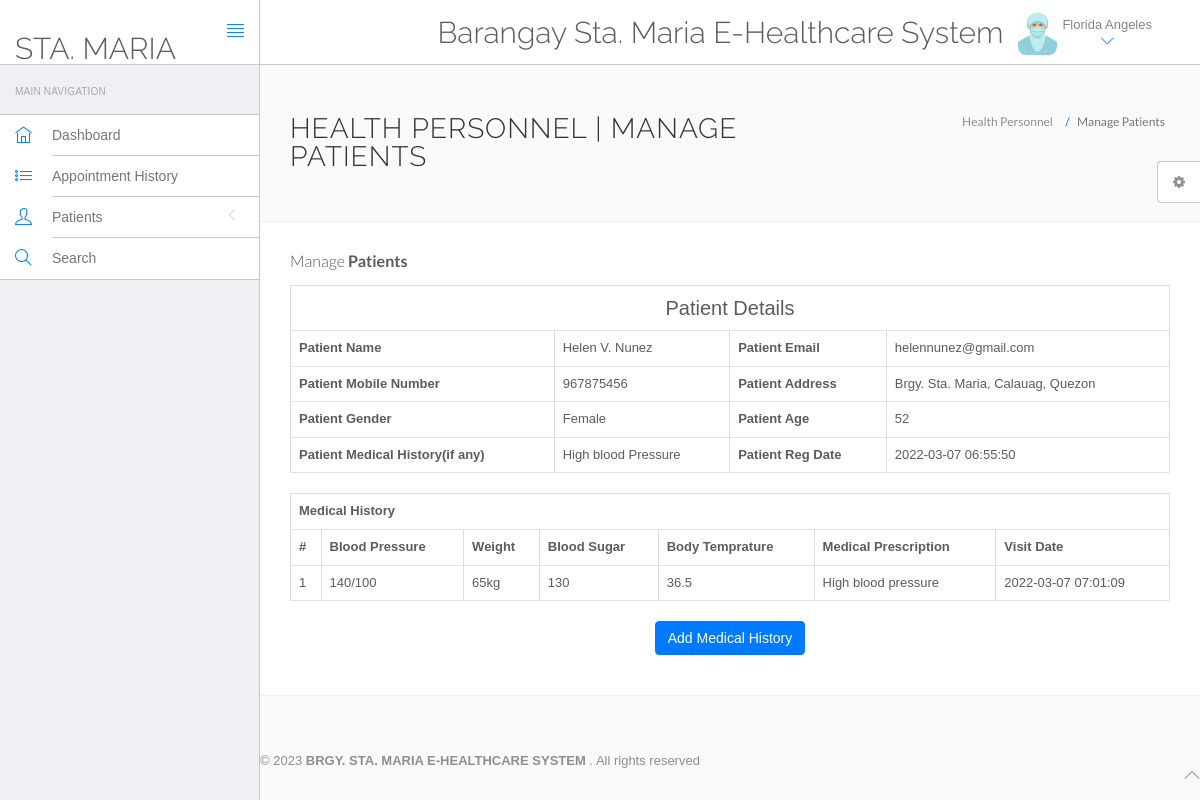
/hospital/hms/doctor/view-patient.php?viewid=7 (signed in), run on the app's committed database.
### tables this page shows
CREATE TABLE `doctors` (
  `id` int(11) NOT NULL,
  `specilization` varchar(255) DEFAULT NULL,
  `doctorName` varchar(255) DEFAULT NULL,
  `address` longtext DEFAULT NULL,
  `docFees` varchar(255) DEFAULT NULL,
  `contactno` bigint(11) DEFAULT NULL,
  `docEmail` varchar(255) DEFAULT NULL,
  `password` varchar(255) DEFAULT NULL,
  `creationDate` timestamp NULL DEFAULT current_timestamp(),
  `updationDate` timestamp NULL DEFAULT NULL ON UPDATE current_timestamp()
);

CREATE TABLE `tblpatient` (
  `ID` int(10) NOT NULL,
  `Docid` int(10) DEFAULT NULL,
  `PatientName` varchar(200) DEFAULT NULL,
  `PatientContno` bigint(10) DEFAULT NULL,
  `PatientEmail` varchar(200) DEFAULT NULL,
  `PatientGender` varchar(50) DEFAULT NULL,
  `PatientAdd` mediumtext DEFAULT NULL,
  `PatientAge` int(10) DEFAULT NULL,
  `PatientMedhis` mediumtext DEFAULT NULL,
  `CreationDate` timestamp NULL DEFAULT current_timestamp(),
  `UpdationDate` timestamp NULL DEFAULT NULL ON UPDATE current_timestamp()
);

CREATE TABLE `tblmedicalhistory` (
  `ID` int(10) NOT NULL,
  `PatientID` int(10) DEFAULT NULL,
  `BloodPressure` varchar(200) DEFAULT NULL,
  `BloodSugar` varchar(200) NOT NULL,
  `Weight` varchar(100) DEFAULT NULL,
  `Temperature` varchar(200) DEFAULT NULL,
  `MedicalPres` mediumtext DEFAULT NULL,
  `CreationDate` timestamp NOT NULL DEFAULT current_timestamp() ON UPDATE current_timestamp()
);

### hospital/hms/doctor/view-patient.php (the view, shortened to what this page needs)
<?php
include('include/config.php');
?>
<!DOCTYPE html>
<html lang="en">
	<head>
		<link rel="stylesheet" href="vendor/bootstrap/css/bootstrap.min.css">
		<link rel="stylesheet" href="vendor/fontawesome/css/font-awesome.min.css">
		<link rel="stylesheet" href="vendor/themify-icons/themify-icons.min.css">
		<link href="vendor/animate.css/animate.min.css" rel="stylesheet" media="screen">
		<link href="vendor/perfect-scrollbar/perfect-scrollbar.min.css" rel="stylesheet" media="screen">
		<link href="vendor/switchery/switchery.min.css" rel="stylesheet" media="screen">
		<link href="vendor/bootstrap-touchspin/jquery.bootstrap-touchspin.min.css" rel="stylesheet" media="screen">
		<link href="vendor/select2/select2.min.css" rel="stylesheet" media="screen">
		<link href="vendor/bootstrap-datepicker/bootstrap-datepicker3.standalone.min.css" rel="stylesheet" media="screen">
		<link href="vendor/bootstrap-timepicker/bootstrap-timepicker.min.css" rel="stylesheet" media="screen">
		<link rel="stylesheet" href="assets/css/styles.css">
		<link rel="stylesheet" href="assets/css/plugins.css">
		<link rel="stylesheet" href="assets/css/themes/theme-1.css" id="skin_color" />
	</head>
	<body>
		<div id="app">
<?php include('include/sidebar.php');?>
<div class="app-content">
<?php include('include/header.php');?>
<div class="main-content" >
<div class="wrap-content container" id="container">
<section id="page-title">
<div class="row">
<div class="col-sm-8">
<h1 class="mainTitle">Health Personnel | Manage Patients</h1>
</div>
<ol class="breadcrumb">
<li>
<span>Health Personnel </span>
</li>
<li class="active">
<span>Manage Patients</span>
</li>
</ol>
</div>
</section>
<div class="container-fluid container-fullw bg-white">
<div class="row">
<div class="col-md-12">
<h5 class="over-title margin-bottom-15">Manage <span class="text-bold">Patients</span></h5>
<?php
                               $vid=$_GET['viewid'];
                               $ret=mysqli_query($con,"select * from tblpatient where ID='$vid'");
$cnt=1;
while ($row=mysqli_fetch_array($ret)) {
                               ?>
<table border="1" class="table table-bordered">
 <tr align="center">
<td colspan="4" style="font-size:20px;color:blue">
 Patient Details</td></tr>
    <tr>
    <th scope>Patient Name</th>
    <td><?php  echo $row['PatientName'];?></td>
    <th scope>Patient Email</th>
    <td><?php  echo $row['PatientEmail'];?></td>
  </tr>
  <tr>
    <th scope>Patient Mobile Number</th>
    <td><?php  echo $row['PatientContno'];?></td>
    <th>Patient Address</th>
    <td><?php  echo $row['PatientAdd'];?></td>
  </tr>
    <tr>
    <th>Patient Gender</th>
    <td><?php  echo $row['PatientGender'];?></td>
    <th>Patient Age</th>
    <td><?php  echo $row['PatientAge'];?></td>
  </tr>
  <tr>
    <th>Patient Medical History(if any)</th>
    <td><?php  echo $row['PatientMedhis'];?></td>
     <th>Patient Reg Date</th>
    <td><?php  echo $row['CreationDate'];?></td>
  </tr>
<?php }?>
</table>
<?php
$ret=mysqli_query($con,"select * from tblmedicalhistory  where PatientID='$vid'");
 ?>
<table id="datatable" class="table table-bordered dt-responsive nowrap" style="border-collapse: collapse; border-spacing: 0; width: 100%;">
  <tr align="center">
   <th colspan="8" >Medical History</th>
  </tr>
  <tr>
    <th>#</th>
<th>Blood Pressure</th>
<th>Weight</th>
<th>Blood Sugar</th>
<th>Body Temprature</th>
<th>Medical Prescription</th>
<th>Visit Date</th>
</tr>
<?php
while ($row=mysqli_fetch_array($ret)) {
  ?>
<tr>
  <td><?php echo $cnt;?></td>
 <td><?php  echo $row['BloodPressure'];?></td>
 <td><?php  echo $row['Weight'];?></td>
 <td><?php  echo $row['BloodSugar'];?></td>
  <td><?php  echo $row['Temperature'];?></td>
  <td><?php  echo $row['MedicalPres'];?></td>
  <td><?php  echo $row['CreationDate'];?></td>
</tr>
<?php $cnt=$cnt+1;} ?>
</table>
<p align="center">
 <button class="btn btn-primary waves-effect waves-light w-lg" data-toggle="modal" data-target="#myModal">Add Medical History</button></p>
</div>
</div>
</div>
</div>
	<?php include('include/footer.php');?>
	<?php include('include/setting.php');?>
		</div>
	</body>
</html>

### hospital/hms/doctor/include/header.php (shortened to what this page needs)
<header class="navbar navbar-default navbar-static-top">
					<div class="navbar-header">
						<a class="navbar-brand" href="#">
							<h2 style="padding-top:20% ">STA. MARIA </h2>
						</a>
						<a href="#" class="sidebar-toggler pull-right visible-md visible-lg" data-toggle-class="app-sidebar-closed" data-toggle-target="#app">
							<i class="ti-align-justify"></i>
						</a>
					</div>
					<div class="navbar-collapse collapse">
						<ul class="nav navbar-right">
								<li  style="padding-top:2% ">
								<h2>Barangay Sta. Maria E-Healthcare System</h2>
							</li>
							<li class="dropdown current-user">
								<a href class="dropdown-toggle" data-toggle="dropdown">
									<img src="assets/images/personnel.jpg" > <span class="username">
									<?php $query=mysqli_query($con,"select doctorName from doctors where id='".$_SESSION['id']."'");
while($row=mysqli_fetch_array($query))
{
	echo $row['doctorName'];
}
									?> <i class="ti-angle-down"></i></i></span>
								</a>
							</li>
						</ul>
					</div>
				</header>

### hospital/hms/doctor/assets/css/themes/theme-1.css (style rules this page uses)
body { background: #FAFAFA; }
header .navbar-header { background: #ffffff !important; border-right-color: #c8c7cc !important; border-bottom-color: #c8c7cc !important; }
header .navbar-header .sidebar-toggler, header .navbar-header .sidebar-mobile-toggler { color: #007aff !important; }
header .navbar-header .navbar-brand { color: #777 !important; }
header .navbar-collapse { background: #ffffff !important; border-bottom-color: #c8c7cc !important; box-shadow: none !important; }
header .navbar-collapse .navbar-right > li > a { color: #777; }
header .navbar-collapse .navbar-right > li > a i { color: #007aff !important; }

### data on the page
doctors: doctorName "Florida Angeles"
tblpatient: PatientName "Helen V. Nunez", PatientEmail "helennunez@gmail.com", PatientContno "967875456", PatientAdd "Brgy. Sta. Maria, Calauag, Quezon", PatientGender "Female", PatientAge "52", PatientMedhis "High blood Pressure", CreationDate "2022-03-07 06:55:50"
tblmedicalhistory: BloodPressure "140/100", Weight "65kg", BloodSugar "130", Temperature "36.5", MedicalPres "High blood pressure", CreationDate "2022-03-07 07:01:09"
